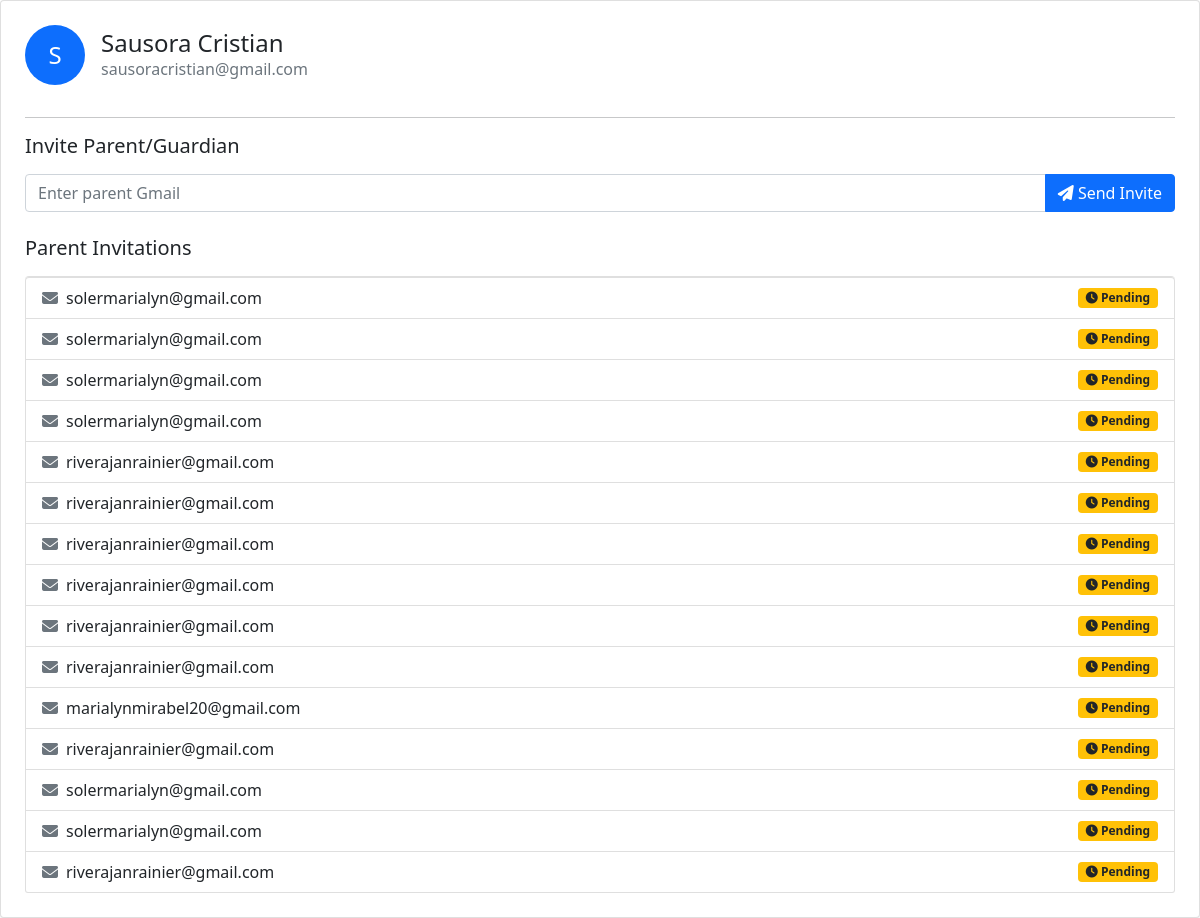
Screenshot of /teachers/student/4/ with the database file from the repository.
### accounts/models.py (models this page shows, shortened)
class User(AbstractUser):
    ROLE_CHOICES = [
        ('student', 'Student'),
        ('teacher', 'Teacher'),
        ('parent', 'Parent'),
        ('admin', 'Admin'),
        ("school_admin", "School Admin"),
    ]
    role = models.CharField(
        max_length=20,
        choices=ROLE_CHOICES,
        blank=True,   # ✅ allow empty
        null=True     # ✅ allow NULL in DB
    )

### teachers/models.py (models this page shows, shortened)
class ParentInvite(models.Model):
    student = models.ForeignKey(User, on_delete=models.CASCADE, related_name="parent_invites")
    parent_email = models.EmailField()
    invited_by = models.ForeignKey(User, on_delete=models.CASCADE, related_name="sent_parent_invites")
    accepted = models.BooleanField(default=False)
    created_at = models.DateTimeField(auto_now_add=True)

### teachers/views.py (the view)
# urls.py: path("student/<int:user_id>/", views.student_detail, name="student_detail"),
def student_detail(request, user_id):
    student = get_object_or_404(User, id=user_id)
    invites = student.parent_invites.all()  # if you added related_name="parent_invites"
    return render(request, "teachers/student_detail.html", {
        "student": student,
        "invites": invites
    })

### teachers/templates/teachers/student_detail.html (shortened to what this page needs)
{% load static %}
<!DOCTYPE html>
<html lang="en">
<head>
    <link rel="stylesheet" href="https://cdnjs.cloudflare.com/ajax/libs/font-awesome/6.4.0/css/all.min.css">
    <link href="https://cdn.jsdelivr.net/npm/bootstrap@5.1.3/dist/css/bootstrap.min.css" rel="stylesheet">
    <link href="https://cdnjs.cloudflare.com/ajax/libs/font-awesome/6.0.0/css/all.min.css" rel="stylesheet">
    <link rel="stylesheet" href="https://cdnjs.cloudflare.com/ajax/libs/font-awesome/6.5.0/css/all.min.css">
</head>
<body>
    <div class="card shadow-sm p-4">
  <div class="d-flex align-items-center mb-3">
    <div class="me-3">
      {% if student.profile_picture %}
        <img src="{{ student.profile_picture.url }}" alt="{{ student.get_full_name }}" class="rounded-circle" width="60" height="60">
      {% else %}
        <div class="rounded-circle bg-primary text-white d-flex align-items-center justify-content-center" style="width:60px; height:60px; font-size:24px;">
          {{ student.first_name|slice:":1" }}
        </div>
      {% endif %}
    </div>
    <div>
      <h4 class="mb-0">{{ student.get_full_name }}</h4>
      <p class="text-muted mb-0">{{ student.email }}</p>
    </div>
  </div>
  <hr>
  <h5 class="mb-3">Invite Parent/Guardian</h5>
  <form method="POST" action="{% url 'teachers:invite_parent' student.id %}" class="mb-4">
    <div class="input-group">
      <input type="email" name="parent_email" class="form-control" placeholder="Enter parent Gmail" required>
      <button type="submit" class="btn btn-primary">
        <i class="fas fa-paper-plane"></i> Send Invite
      </button>
    </div>
  </form>
  <h5 class="mb-3">Parent Invitations</h5>
  {% if student.parent_invites.all %}
    <ul class="list-group">
      {% for invite in student.parent_invites.all %}
        <li class="list-group-item d-flex justify-content-between align-items-center">
          <span>
            <i class="fas fa-envelope text-secondary me-2"></i>{{ invite.parent_email }}
          </span>
          {% if invite.accepted %}
            <span class="badge bg-success"><i class="fas fa-check-circle"></i> Accepted</span>
          {% else %}
            <span class="badge bg-warning text-dark"><i class="fas fa-clock"></i> Pending</span>
          {% endif %}
        </li>
      {% endfor %}
    </ul>
  {% else %}
    <p class="text-muted fst-italic">No parent invited yet.</p>
  {% endif %}
</div>
</body>
</html>

### rows the page displays
User: first_name "S", get_full_name "Sausora Cristian", email "sausoracristian@gmail.com"
ParentInvite: parent_email "solermarialyn@gmail.com", accepted False (drawn)
ParentInvite: parent_email "solermarialyn@gmail.com", accepted False (drawn)
ParentInvite: parent_email "solermarialyn@gmail.com", accepted False (drawn)
ParentInvite: parent_email "solermarialyn@gmail.com", accepted False (drawn)
ParentInvite: parent_email "riverajanrainier@gmail.com", accepted False (drawn)
ParentInvite: parent_email "riverajanrainier@gmail.com", accepted False (drawn)
ParentInvite: parent_email "riverajanrainier@gmail.com", accepted False (drawn)
ParentInvite: parent_email "riverajanrainier@gmail.com", accepted False (drawn)
ParentInvite: parent_email "riverajanrainier@gmail.com", accepted False (drawn)
ParentInvite: parent_email "riverajanrainier@gmail.com", accepted False (drawn)
ParentInvite: parent_email "marialynmirabel20@gmail.com", accepted False (drawn)
ParentInvite: parent_email "riverajanrainier@gmail.com", accepted False (drawn)
ParentInvite: parent_email "solermarialyn@gmail.com", accepted False (drawn)
ParentInvite: parent_email "solermarialyn@gmail.com", accepted False (drawn)
ParentInvite: parent_email "riverajanrainier@gmail.com", accepted False (drawn)
